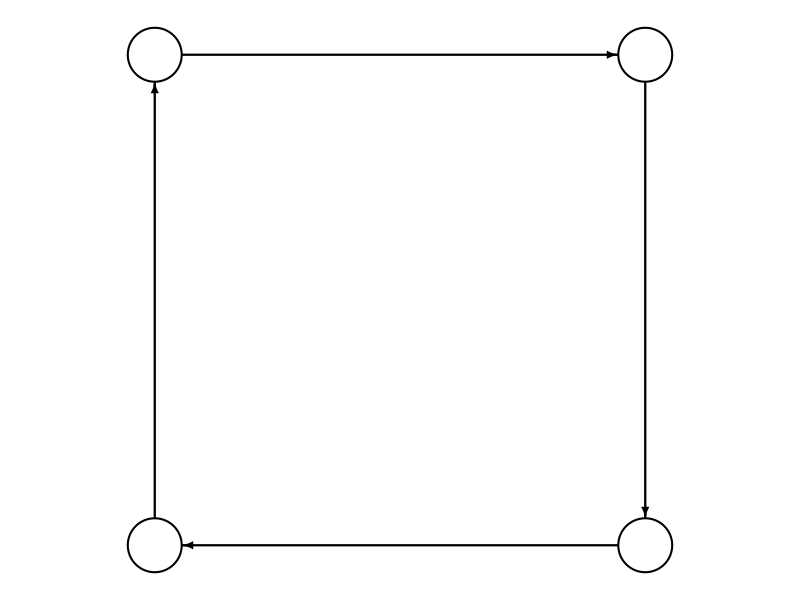
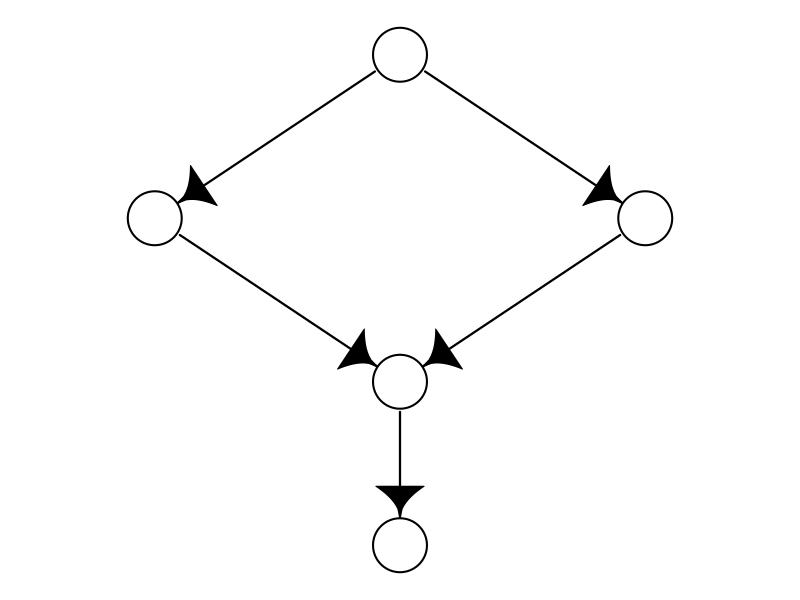
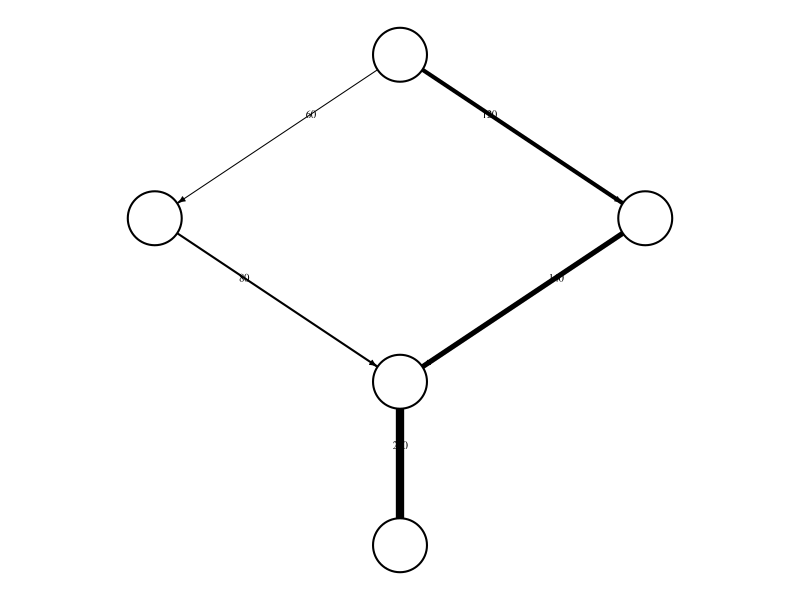
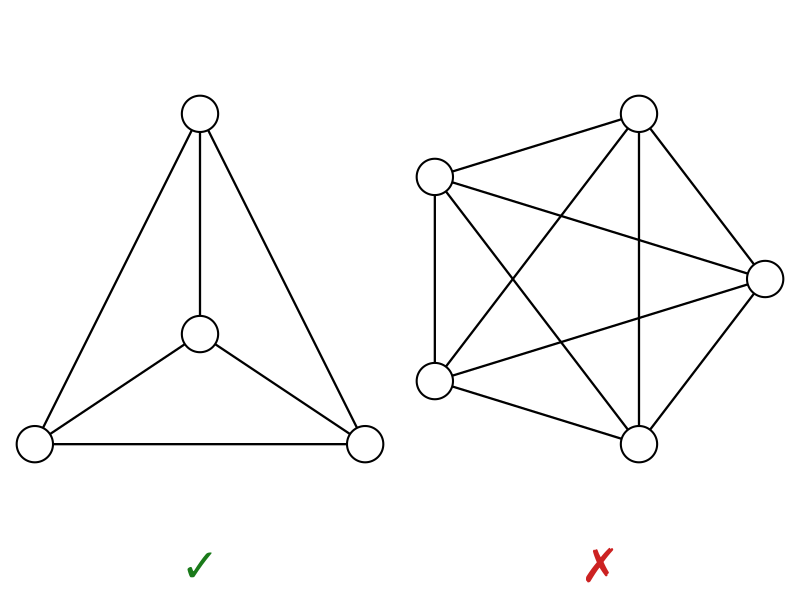
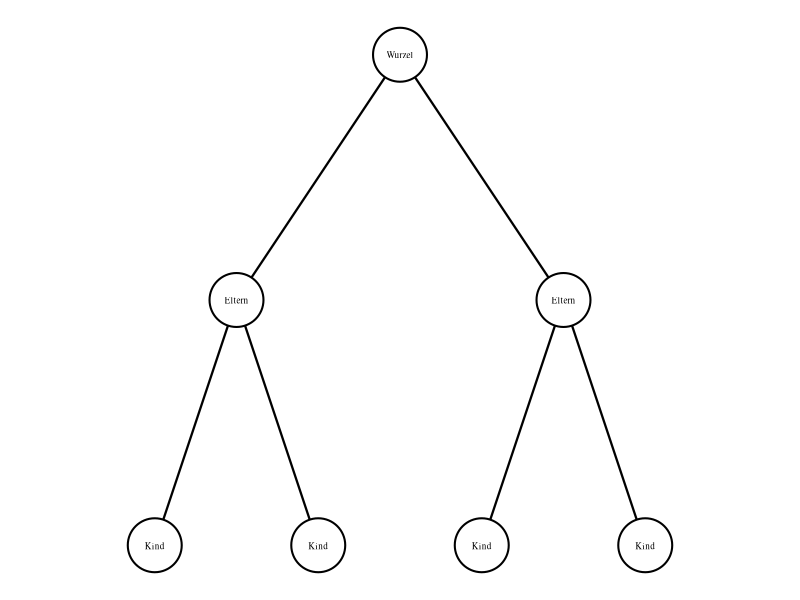
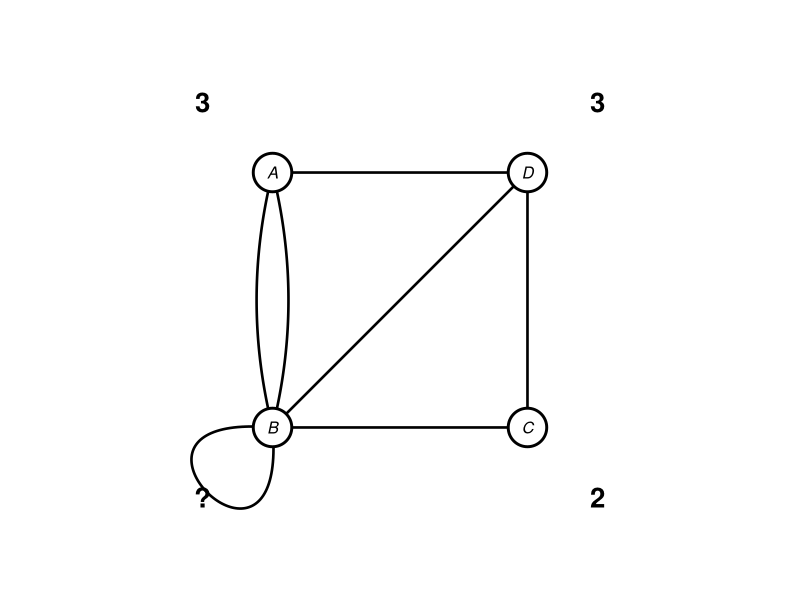
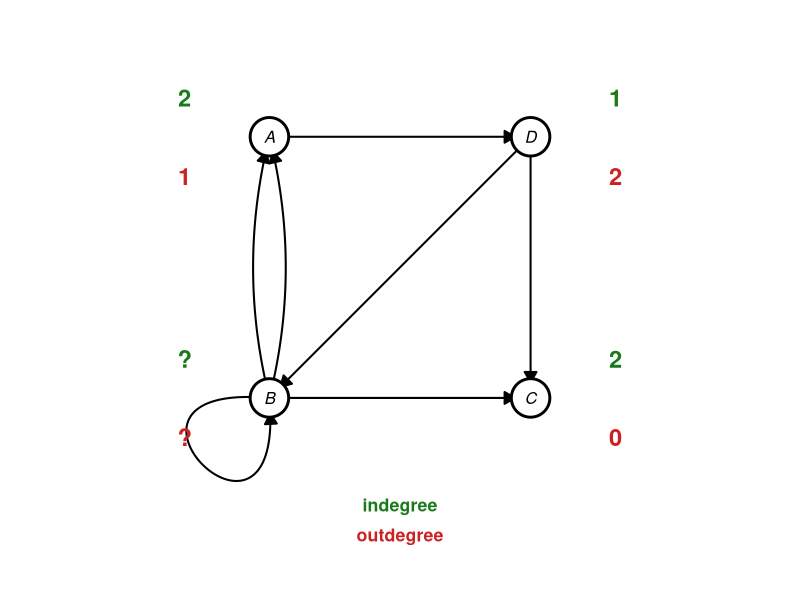
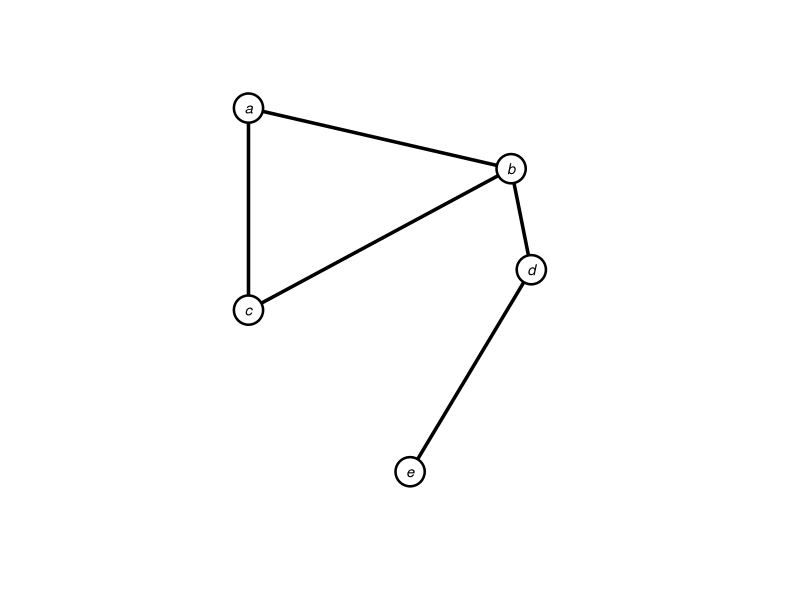

Reproduce these figures in R, in order.
# graph-type-figures.R
# Creates small illustration images for the Graphen-Typen table in Paths-and-Flows-1.md
# Run from project root (Modul-Geospatial-Computing/):
#   Rscript graph-type-figures.R

library(igraph)
library(ggraph)
library(ggplot2)

out <- "public/graph-types"
dir.create(out, showWarnings = FALSE, recursive = TRUE)

# ── Shared defaults ────────────────────────────────────────────────────────────
vargs <- list(
  vertex.color = "white",
  vertex.frame.color = "black",
  vertex.frame.width = 2,
  vertex.size = 22,
  vertex.label = NA
)

eargs <- list(
  edge.color = "black",
  edge.width = 2.2,
  edge.arrow.size = 0.55,
  edge.curved = 0
)

gplot <- function(g, lay, ...) {
  # modifyList lets ... override defaults in vargs/eargs
  args <- modifyList(c(vargs, eargs), list(...))
  do.call(plot, c(list(g, layout = lay), args))
}

open_png <- function(file, w = 250, h = 250) {
  png(file.path(out, file), width = w, height = h, bg = "transparent")
  par(mar = c(0.3, 0.3, 0.3, 0.3))
}

# ── 1. Zyklisch ───────────────────────────────────────────────────────────────
# A directed 4-cycle (square): every node is on the cycle.
# Clearly shows "erster und letzter Knoten identisch".
g_z <- graph_from_edgelist(
  rbind(c(1, 2), c(2, 3), c(3, 4), c(4, 1)),
  directed = TRUE
)
lay_z <- rbind(c(-1, 1), c(1, 1), c(1, -1), c(-1, -1))

open_png("zyklisch.png")
gplot(g_z, lay_z)
dev.off()

# ── 2. Gerichtet ──────────────────────────────────────────────────────────────
# Directed acyclic graph (DAG): arrows point one way, no closed loop.
g_d <- graph_from_edgelist(
  rbind(c(1, 2), c(1, 3), c(2, 4), c(3, 4), c(4, 5)),
  directed = TRUE
)
lay_d <- rbind(
  c(0.0, 1.0), # 1 – top
  c(-0.8, 0.3), # 2 – left
  c(0.8, 0.3), # 3 – right
  c(0.0, -0.4), # 4 – centre-bottom
  c(0.0, -1.1) # 5 – bottom
)

open_png("gerichtet.png")
gplot(g_d, lay_d, edge.arrow.size = 1.6, edge.arrow.width = 2.5)
dev.off()

# ── 3. Gewichtet ──────────────────────────────────────────────────────────────
# Same topology as gerichtet; edge thickness ∝ weight, labels show values.
g_w <- graph_from_edgelist(
  rbind(c(1, 2), c(1, 3), c(2, 4), c(3, 4), c(4, 5)),
  directed = TRUE
)
w <- c(60, 120, 80, 140, 200)

open_png("gewichtet.png")
do.call(
  plot,
  c(
    list(g_w, layout = lay_d),
    vargs,
    list(
      edge.color = "black",
      edge.width = (w - 40) / 20, # scale: 60→1.0, 80→2.0, 120→4.0, 200→8.0
      edge.label = w,
      edge.label.cex = 0.65,
      edge.label.color = "black",
      edge.arrow.size = 0.4,
      edge.curved = 0
    )
  )
)
dev.off()

# ── 4. Planar ─────────────────────────────────────────────────────────────────
# Left: K4 – complete graph on 4 nodes (planar, can be drawn without crossings)  ✓
# Right: K5 – complete graph on 5 nodes (non-planar, always has crossings)       ✗
g_k4 <- make_full_graph(4, directed = FALSE)
g_k5 <- make_full_graph(5, directed = FALSE)

# Place the inner K4 node at centre to show it can be drawn without crossings
lay_k4 <- rbind(c(0, 1), c(-1, -0.5), c(1, -0.5), c(0, 0))

open_png("planar.png", w = 500, h = 270)
par(mfrow = c(1, 2), mar = c(2.2, 0.1, 0.1, 0.1), oma = c(0, 0, 0, 0))

do.call(
  plot,
  c(
    list(g_k4, layout = lay_k4),
    vargs,
    list(edge.color = "black", edge.width = 2.2)
  )
)
mtext("\u2713", side = 1, col = "#1a7a1a", cex = 2.8, line = 0.5, font = 2)

do.call(
  plot,
  c(
    list(g_k5, layout = layout_in_circle(g_k5)),
    vargs,
    list(edge.color = "black", edge.width = 2.2)
  )
)
mtext("\u2717", side = 1, col = "#cc2222", cex = 2.8, line = 0.5, font = 2)

par(mfrow = c(1, 1))
dev.off()

# ── 5. Hierarchisch ───────────────────────────────────────────────────────────
# Binary tree; labels show structural roles (Wurzel / Eltern / Kind).
g_h <- make_tree(7, children = 2, mode = "undirected")
V(g_h)$label <- c("Wurzel", "Eltern", "Eltern", "Kind", "Kind", "Kind", "Kind")

open_png("hierarchisch.png", w = 310, h = 250)
plot(
  g_h,
  layout = layout_as_tree(g_h, root = 1, flip.y = TRUE),
  vertex.color = "white",
  vertex.frame.color = "black",
  vertex.frame.width = 2,
  vertex.size = 22,
  vertex.label = V(g_h)$label,
  vertex.label.cex = 0.55,
  vertex.label.color = "black",
  edge.color = "black",
  edge.width = 2.2,
  edge.arrow.size = 0
)
dev.off()

# ── Knotengrade (ggraph) ──────────────────────────────────────────────────────
pos <- data.frame(
  name = c("A", "B", "C", "D"),
  x = c(-1, -1, 1, 1),
  y = c(1, -1, -1, 1)
)
get_lay <- function(g) pos[match(V(g)$name, pos$name), c("x", "y")]

# ── 6a. Ungerichteter Graph ───────────────────────────────────────────────────
# Multigraph: A-D, B-A(×2), B-B(loop), B-C, D-B, D-C → degrees A=3, B=6, C=2, D=3
g_u <- graph_from_edgelist(rbind(
  c("A", "D"),
  c("B", "A"),
  c("B", "A"),
  c("B", "B"),
  c("B", "C"),
  c("D", "B"),
  c("D", "C")
), directed = FALSE)
l_u <- get_lay(g_u)

p_u <- ggraph(g_u, layout = "manual", x = l_u$x, y = l_u$y) +
  geom_edge_fan(color = "black", linewidth = 0.9) +
  geom_edge_loop(
    aes(strength = 1.5, span = 100, direction = 225),
    color = "black",
    linewidth = 0.9
  ) +
  geom_node_point(
    shape = 21,
    size = 12,
    fill = "white",
    color = "black",
    stroke = 1.5
  ) +
  geom_node_text(aes(label = name), fontface = "italic", size = 4.2) +
  annotate(
    "text",
    x = c(-1.55, -1.55, 1.55, 1.55),
    y = c(1.55, -1.55, -1.55, 1.55),
    label = c("3", "?", "2", "3"),
    fontface = "bold",
    size = 7
  ) +
  coord_fixed(xlim = c(-2.1, 2.1), ylim = c(-2.1, 2.1)) +
  theme_void() +
  theme(
    plot.background = element_rect(fill = "transparent", color = NA),
    plot.margin = margin(4, 4, 4, 4)
  )

ggsave(
  file.path(out, "knotengrad-ungerichtet.png"),
  p_u,
  width = 6,
  height = 6,
  dpi = 300,
  bg = "transparent"
)

# ── 6b. Gerichteter Graph ─────────────────────────────────────────────────────
# Edges: A→D, B→A(×2), B→B(loop), B→C, D→B, D→C
# indegree  A=2, B=2(incl.loop), C=2, D=1
# outdegree A=1, B=4(incl.loop), C=0, D=2  – B shown as "?"
g_dir <- graph_from_edgelist(rbind(
  c("A", "D"),
  c("B", "A"),
  c("B", "A"),
  c("B", "B"),
  c("B", "C"),
  c("D", "B"),
  c("D", "C")
), directed = TRUE)
l_dir <- get_lay(g_dir)

# Label anchor positions: outer side of each corner (A, B, C, D order)
io_x <- c(-1.65, -1.65, 1.65, 1.65)
io_y <- c(1.0, -1.0, -1.0, 1.0)

p_dir <- ggraph(g_dir, layout = "manual", x = l_dir$x, y = l_dir$y) +
  geom_edge_fan(
    arrow = arrow(length = unit(3, "mm"), type = "closed"),
    end_cap = circle(4, "mm"),
    start_cap = circle(4, "mm"),
    color = "black",
    linewidth = 0.7
  ) +
  geom_edge_loop(
    aes(strength = 1.5, span = 100, direction = 225),
    arrow = arrow(length = unit(3, "mm"), type = "closed"),
    end_cap = circle(4, "mm"),
    color = "black",
    linewidth = 0.7
  ) +
  geom_node_point(
    shape = 21,
    size = 12,
    fill = "white",
    color = "black",
    stroke = 1.5
  ) +
  geom_node_text(aes(label = name), fontface = "italic", size = 4.2) +
  # indegree (green, above anchor)
  annotate(
    "text",
    x = io_x,
    y = io_y + 0.3,
    label = c("2", "?", "2", "1"),
    color = "#1a7a1a",
    fontface = "bold",
    size = 6
  ) +
  # outdegree (red, below anchor)
  annotate(
    "text",
    x = io_x,
    y = io_y - 0.3,
    label = c("1", "?", "0", "2"),
    color = "#cc2222",
    fontface = "bold",
    size = 6
  ) +
  # legend below graph (stacked vertically)
  annotate(
    "text",
    x = 0,
    y = -1.82,
    label = "indegree",
    color = "#1a7a1a",
    fontface = "bold",
    size = 4.5
  ) +
  annotate(
    "text",
    x = 0,
    y = -2.05,
    label = "outdegree",
    color = "#cc2222",
    fontface = "bold",
    size = 4.5
  ) +
  coord_fixed(xlim = c(-2.3, 2.3), ylim = c(-2.3, 1.8)) +
  theme_void() +
  theme(
    plot.background = element_rect(fill = "transparent", color = NA),
    plot.margin = margin(4, 4, 4, 4)
  )

ggsave(
  file.path(out, "knotengrad-gerichtet.png"),
  p_dir,
  width = 6,
  height = 3.6,
  dpi = 300,
  bg = "transparent"
)

# ── 7. Adjazenzmatrix ─────────────────────────────────────────────────────────
nodes_abcde <- c("a", "b", "c", "d", "e")

# Graph: triangle a-b-c plus chain b-d-e
g_adj <- graph_from_edgelist(rbind(
  c("a", "b"),
  c("a", "c"),
  c("b", "c"),
  c("b", "d"),
  c("d", "e")
), directed = FALSE)

# Layout matching reference image
lay_adj <- data.frame(
  name = c("a", "b", "c", "d", "e"),
  x    = c(-0.9,  0.4, -0.9,  0.5, -0.1),
  y    = c( 1.0,  0.7,  0.0,  0.2, -0.8)
)
l_adj <- lay_adj[match(V(g_adj)$name, lay_adj$name), c("x", "y")]

# Helper: build adjacency matrix ggplot
# expand.grid(nach, von): nach cycles fastest (rows), von slowest (cols)
# as.vector(mat) is column-major → perfectly aligns with expand.grid order
make_adj_plot <- function(mat, nodes) {
  df <- expand.grid(nach = nodes, von = nodes)
  df$value    <- as.vector(mat)
  df$diagonal <- df$nach == df$von
  df$von  <- factor(df$von,  levels = nodes)
  df$nach <- factor(df$nach, levels = rev(nodes))

  ggplot(df, aes(x = von, y = nach)) +
    geom_tile(fill = "#dce8f0", color = "white", linewidth = 1.3) +
    geom_text(aes(label = value, color = diagonal), size = 5.2, fontface = "bold") +
    scale_color_manual(values = c("FALSE" = "black", "TRUE" = "#2a8a2a"), guide = "none") +
    scale_x_discrete(position = "top") +
    labs(x = "von", y = "nach") +
    theme_minimal(base_size = 13) +
    theme(
      axis.title.x.top  = element_text(color = "orange", face = "bold", size = 14, vjust = -0.5),
      axis.title.y.left = element_text(color = "orange", face = "bold", size = 14, angle = 90),
      axis.text.x       = element_text(face = "bold", size = 12),
      axis.text.y       = element_text(face = "bold", size = 12),
      panel.grid        = element_blank(),
      panel.background  = element_rect(fill = "#dce8f0", color = NA),
      plot.background   = element_rect(fill = "transparent", color = NA),
      plot.margin       = margin(5, 10, 5, 5)
    )
}

# ── 7a. Graph (ungewichtet) ───────────────────────────────────────────────────
p_adj_g <- ggraph(g_adj, layout = "manual", x = l_adj$x, y = l_adj$y) +
  geom_edge_link(color = "black", linewidth = 1.2) +
  geom_node_point(shape = 21, size = 9, fill = "white", color = "black", stroke = 1.3) +
  geom_node_text(aes(label = name), fontface = "italic", size = 3.8) +
  coord_fixed(xlim = c(-1.5, 1.2), ylim = c(-1.3, 1.4)) +
  theme_void() +
  theme(plot.background = element_rect(fill = "transparent", color = NA))

ggsave(file.path(out, "adjazenz-graph.png"), p_adj_g,
       width = 2.5, height = 2.8, dpi = 120, bg = "transparent")

# ── 7b. Adjacency matrix (ungewichtet) ────────────────────────────────────────
# Symmetric; diagonal = 1 (self-loops) to match reference image
adj_mat <- matrix(c(
  1, 1, 1, 0, 0,
  1, 1, 1, 1, 0,
  1, 1, 1, 0, 0,
  0, 1, 0, 1, 1,
  0, 0, 0, 1, 1
), nrow = 5, byrow = TRUE, dimnames = list(nodes_abcde, nodes_abcde))

ggsave(file.path(out, "adjazenz-matrix.png"), make_adj_plot(adj_mat, nodes_abcde),
       width = 3.2, height = 3.0, dpi = 120, bg = "transparent")

# ── 7c. Graph (gewichtet) ─────────────────────────────────────────────────────
# Same topology; edge width ∝ weight, labels show values
g_adj_w <- g_adj
E(g_adj_w)$weight <- c(3, 2, 5, 4, 1)  # a-b, a-c, b-c, b-d, d-e

p_adj_gw <- ggraph(g_adj_w, layout = "manual", x = l_adj$x, y = l_adj$y) +
  geom_edge_link(
    aes(width = weight, label = weight),
    color        = "black",
    label_colour = "black",
    label_size   = 3.5,
    angle_calc   = "along",
    label_dodge  = unit(3.5, "mm")
  ) +
  scale_edge_width(range = c(0.5, 3.5), guide = "none") +
  geom_node_point(shape = 21, size = 9, fill = "white", color = "black", stroke = 1.3) +
  geom_node_text(aes(label = name), fontface = "italic", size = 3.8) +
  coord_fixed(xlim = c(-1.5, 1.2), ylim = c(-1.3, 1.4)) +
  theme_void() +
  theme(plot.background = element_rect(fill = "transparent", color = NA))

ggsave(file.path(out, "adjazenz-graph-gewichtet.png"), p_adj_gw,
       width = 2.5, height = 2.8, dpi = 120, bg = "transparent")

# ── 7d. Adjacency matrix (gewichtet) ─────────────────────────────────────────
# Diagonal = 0 (no self-loops); off-diagonal = edge weights
adj_mat_w <- matrix(c(
  0, 3, 2, 0, 0,
  3, 0, 5, 4, 0,
  2, 5, 0, 0, 0,
  0, 4, 0, 0, 1,
  0, 0, 0, 1, 0
), nrow = 5, byrow = TRUE, dimnames = list(nodes_abcde, nodes_abcde))

ggsave(file.path(out, "adjazenz-matrix-gewichtet.png"), make_adj_plot(adj_mat_w, nodes_abcde),
       width = 3.2, height = 3.0, dpi = 120, bg = "transparent")

message("Done. Images written to: ", out)
